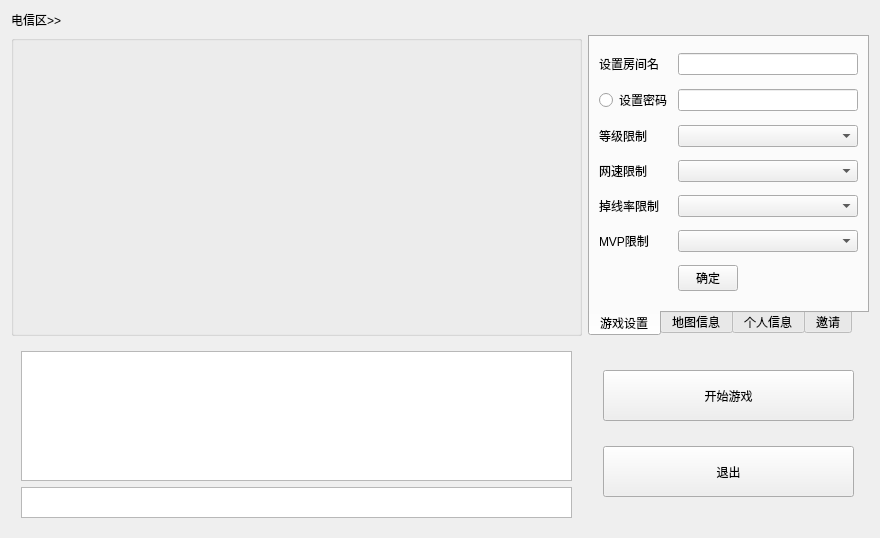
<?xml version="1.0" encoding="UTF-8"?>
<ui version="4.0">
 <class>Form</class>
 <widget class="QWidget" name="Form">
  <property name="geometry">
   <rect>
    <x>0</x>
    <y>0</y>
    <width>880</width>
    <height>530</height>
   </rect>
  </property>
  <property name="windowTitle">
   <string>Form</string>
  </property>
  <layout class="QGridLayout" name="gridLayout_3">
   <item row="0" column="0">
    <widget class="QLabel" name="label">
     <property name="text">
      <string>电信区&gt;&gt;</string>
     </property>
    </widget>
   </item>
   <item row="1" column="0">
    <widget class="QGroupBox" name="groupBox"/>
   </item>
   <item row="1" column="1">
    <widget class="QTabWidget" name="tabWidget_2">
     <property name="minimumSize">
      <size>
       <width>281</width>
       <height>301</height>
      </size>
     </property>
     <property name="maximumSize">
      <size>
       <width>281</width>
       <height>301</height>
      </size>
     </property>
     <property name="layoutDirection">
      <enum>Qt::LeftToRight</enum>
     </property>
     <property name="tabPosition">
      <enum>QTabWidget::South</enum>
     </property>
     <property name="currentIndex">
      <number>0</number>
     </property>
     <widget class="QWidget" name="tabWidget_2Page1">
      <attribute name="title">
       <string>游戏设置</string>
      </attribute>
      <layout class="QGridLayout" name="gridLayout">
       <item row="0" column="1">
        <widget class="QLineEdit" name="lineEdit"/>
       </item>
       <item row="0" column="0">
        <widget class="QLabel" name="label_2">
         <property name="text">
          <string>设置房间名</string>
         </property>
        </widget>
       </item>
       <item row="3" column="1">
        <widget class="QComboBox" name="comboBox_2"/>
       </item>
       <item row="2" column="1">
        <widget class="QComboBox" name="comboBox"/>
       </item>
       <item row="1" column="0">
        <widget class="QRadioButton" name="radioButton">
         <property name="text">
          <string>设置密码</string>
         </property>
        </widget>
       </item>
       <item row="1" column="1">
        <widget class="QLineEdit" name="lineEdit_2"/>
       </item>
       <item row="5" column="0">
        <widget class="QLabel" name="label_6">
         <property name="text">
          <string>MVP限制</string>
         </property>
        </widget>
       </item>
       <item row="3" column="0">
        <widget class="QLabel" name="label_4">
         <property name="text">
          <string>网速限制</string>
         </property>
        </widget>
       </item>
       <item row="4" column="1">
        <widget class="QComboBox" name="comboBox_3"/>
       </item>
       <item row="4" column="0">
        <widget class="QLabel" name="label_5">
         <property name="text">
          <string>掉线率限制</string>
         </property>
        </widget>
       </item>
       <item row="2" column="0">
        <widget class="QLabel" name="label_3">
         <property name="text">
          <string>等级限制</string>
         </property>
        </widget>
       </item>
       <item row="5" column="1">
        <widget class="QComboBox" name="comboBox_4"/>
       </item>
       <item row="6" column="1">
        <widget class="QPushButton" name="pushButton">
         <property name="maximumSize">
          <size>
           <width>60</width>
           <height>16777215</height>
          </size>
         </property>
         <property name="text">
          <string>确定</string>
         </property>
        </widget>
       </item>
      </layout>
     </widget>
     <widget class="QWidget" name="tab">
      <attribute name="title">
       <string>地图信息</string>
      </attribute>
      <widget class="QWidget" name="widget_3" native="true">
       <property name="geometry">
        <rect>
         <x>70</x>
         <y>20</y>
         <width>131</width>
         <height>91</height>
        </rect>
       </property>
      </widget>
      <widget class="QLabel" name="label_7">
       <property name="geometry">
        <rect>
         <x>20</x>
         <y>140</y>
         <width>54</width>
         <height>12</height>
        </rect>
       </property>
       <property name="text">
        <string>地图名称</string>
       </property>
      </widget>
      <widget class="QLabel" name="label_8">
       <property name="geometry">
        <rect>
         <x>20</x>
         <y>170</y>
         <width>54</width>
         <height>12</height>
        </rect>
       </property>
       <property name="text">
        <string>建议人数</string>
       </property>
      </widget>
      <widget class="QLabel" name="label_9">
       <property name="geometry">
        <rect>
         <x>20</x>
         <y>200</y>
         <width>54</width>
         <height>12</height>
        </rect>
       </property>
       <property name="text">
        <string>地图介绍</string>
       </property>
      </widget>
     </widget>
     <widget class="QWidget" name="tab_2">
      <attribute name="title">
       <string>个人信息</string>
      </attribute>
      <widget class="QWidget" name="widget_4" native="true">
       <property name="geometry">
        <rect>
         <x>70</x>
         <y>10</y>
         <width>141</width>
         <height>101</height>
        </rect>
       </property>
      </widget>
      <widget class="QWidget" name="widget_5" native="true">
       <property name="geometry">
        <rect>
         <x>50</x>
         <y>120</y>
         <width>201</width>
         <height>151</height>
        </rect>
       </property>
       <layout class="QGridLayout" name="gridLayout_4">
        <item row="0" column="0">
         <widget class="QLabel" name="label_10">
          <property name="text">
           <string>账号</string>
          </property>
         </widget>
        </item>
        <item row="1" column="0">
         <widget class="QLabel" name="label_11">
          <property name="text">
           <string>公会</string>
          </property>
         </widget>
        </item>
        <item row="2" column="0">
         <widget class="QLabel" name="label_12">
          <property name="text">
           <string>声望</string>
          </property>
         </widget>
        </item>
        <item row="3" column="0">
         <widget class="QLabel" name="label_13">
          <property name="text">
           <string>等级</string>
          </property>
         </widget>
        </item>
        <item row="4" column="0">
         <widget class="QLabel" name="label_14">
          <property name="text">
           <string>掉线率</string>
          </property>
         </widget>
        </item>
        <item row="5" column="0">
         <widget class="QLabel" name="label_15">
          <property name="text">
           <string>有效盘数</string>
          </property>
         </widget>
        </item>
        <item row="6" column="0">
         <widget class="QLabel" name="label_16">
          <property name="text">
           <string>胜利盘数</string>
          </property>
         </widget>
        </item>
       </layout>
      </widget>
     </widget>
     <widget class="QWidget" name="tab_3">
      <attribute name="title">
       <string>邀请</string>
      </attribute>
     </widget>
    </widget>
   </item>
   <item row="2" column="0">
    <widget class="QWidget" name="widget_2" native="true">
     <layout class="QGridLayout" name="gridLayout_2">
      <item row="0" column="0">
       <widget class="QTextEdit" name="textEdit_2">
        <property name="minimumSize">
         <size>
          <width>551</width>
          <height>130</height>
         </size>
        </property>
        <property name="maximumSize">
         <size>
          <width>551</width>
          <height>130</height>
         </size>
        </property>
       </widget>
      </item>
      <item row="1" column="0">
       <widget class="QTextEdit" name="textEdit">
        <property name="minimumSize">
         <size>
          <width>551</width>
          <height>31</height>
         </size>
        </property>
        <property name="maximumSize">
         <size>
          <width>551</width>
          <height>31</height>
         </size>
        </property>
       </widget>
      </item>
     </layout>
    </widget>
   </item>
   <item row="2" column="1">
    <widget class="QWidget" name="widget" native="true">
     <layout class="QVBoxLayout" name="verticalLayout">
      <property name="leftMargin">
       <number>15</number>
      </property>
      <property name="rightMargin">
       <number>15</number>
      </property>
      <item>
       <widget class="QPushButton" name="pushButton_2">
        <property name="minimumSize">
         <size>
          <width>211</width>
          <height>51</height>
         </size>
        </property>
        <property name="text">
         <string>开始游戏</string>
        </property>
       </widget>
      </item>
      <item>
       <widget class="QPushButton" name="pushButton_3">
        <property name="minimumSize">
         <size>
          <width>211</width>
          <height>51</height>
         </size>
        </property>
        <property name="text">
         <string>退出</string>
        </property>
       </widget>
      </item>
     </layout>
    </widget>
   </item>
  </layout>
 </widget>
 <resources/>
 <connections/>
</ui>
